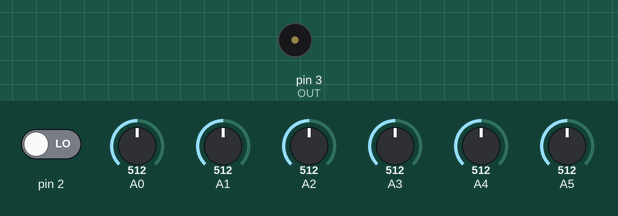
This sketch was run on a simulated Arduino Uno, built with avr-gcc and run on an emulated ATmega328P. Parts: buzzer (waves = sounding). The test bench sets the inputs (shaded band); at power-on: pin 2 LOW, A0 = 512, A1 = 512, A2 = 512, A3 = 512, A4 = 512, A5 = 512.

Above: at 1.2 s.
1.3 s: pin 2 driven HIGH
At 2.5 s:
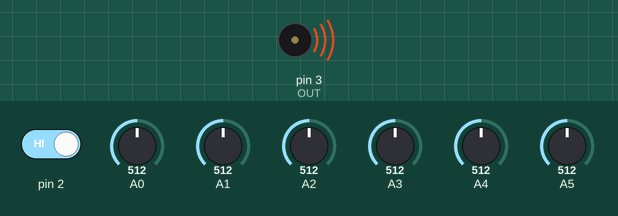
2.8 s: pin 2 driven LOW
At 3.7 s:
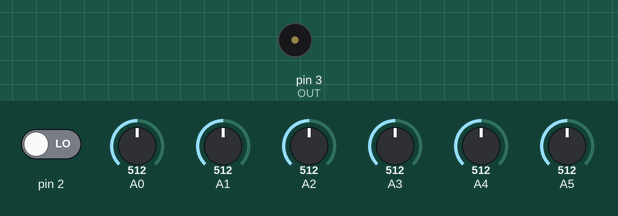
Timing chart, 0 to 5.8 s (numbered marks = the images above; inputs shaded):
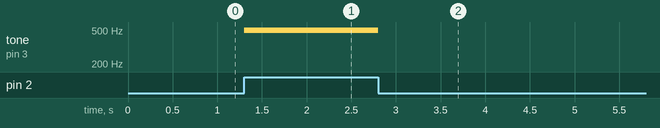

Measured:
- after the input at 1.3 s, tone on pin 3 (OUT): silent → 494 Hz at once
- after the input at 2.8 s, tone on pin 3 (OUT): 494 Hz → silent at once

The sketch:

piano_ver1.ino
```cpp
const double epsilon = 0.1;
const double MAX = 5.0;
const int OUT = 3;

enum noteFreq {
  DO  = 262,
  RE  = 294,
  MI  = 330,
  FA  = 349,
  SOL = 392,
  LA  = 440,
  SI  = 494,
};

class voltage {
protected:
  double value = 0.0;

public:
  voltage(const double value_): value(value_) {}
  voltage() = default;
  voltage(const voltage&) = default;
  ~voltage() = default;

  bool operator==(const voltage& obj) const {
    return abs(this->value - obj.value) <= epsilon;
  }

  bool operator!=(const voltage& obj) const {
    return !(*this == obj);
  }

  bool operator<=(const voltage& obj) const {
    return this->value <= obj.value;
  }

  bool operator<(const voltage& obj) const {
    return this->value < obj.value;
  }

  bool operator>=(const voltage& obj) const {
    return this->value >= obj.value;
  }

  bool operator>(const voltage& obj) const {
    return this->value > obj.value;
  }

  double get_val() const {
    return value;
  }
};

double get_voltage(const double val) {
  return (val / 1024) * 5;
}

bool stop_sound(const voltage& v_Do, const voltage& v_Re, const voltage& v_Mi, const voltage& v_Fa, const voltage& v_Sol, const voltage& v_La, const voltage& v_Si) {
  return ((v_Do != MAX) && (v_Re != MAX) && (v_Mi != MAX) && (v_Fa != MAX) && (v_Sol != MAX) && (v_La != MAX) && (v_Si != MAX));
}

void setup() {
  // put your setup code here, to run once:
  pinMode(A0, INPUT);
  pinMode(A1, INPUT);
  pinMode(A2, INPUT);
  pinMode(A3, INPUT);
  pinMode(A5, INPUT);
  pinMode(2, INPUT);

  pinMode(OUT, OUTPUT);
  Serial.begin(9600);

}

void loop() {
  // put your main code here, to run repeatedly:

  voltage v_Do(get_voltage(analogRead(A0)));
  voltage v_Re(get_voltage(analogRead(A1)));
  voltage v_Mi(get_voltage(analogRead(A2)));
  voltage v_Fa(get_voltage(analogRead(A3)));
  voltage v_Sol(get_voltage(analogRead(A4)));
  voltage v_La(get_voltage(analogRead(A5)));
  voltage v_Si(digitalRead(2) * MAX);

  //Serial.println(v_Si.get_val());

  if (v_Do == MAX) {
    tone(OUT, DO);

  } else if (v_Re == MAX) {
    tone(OUT, RE);

  } else if (v_Mi == MAX) {
    tone(OUT, MI);

  } else if (v_Fa == MAX) {
    tone(OUT, FA);

  } else if (v_Sol == MAX) {
    tone(OUT, SOL);

  } else if (v_La == MAX) {
    tone(OUT, LA);

  } else if (v_Si == MAX) {
    tone (OUT, SI);
  }

  if (stop_sound(v_Do, v_Re, v_Mi, v_Fa, v_Sol, v_La, v_Si)) {
    noTone(OUT);
  }

}
```
